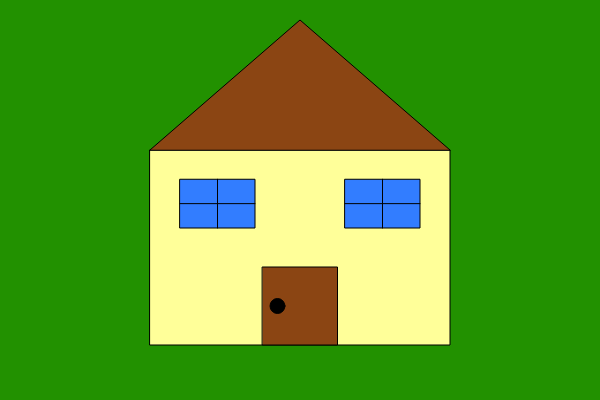
Frame 1 (no input)
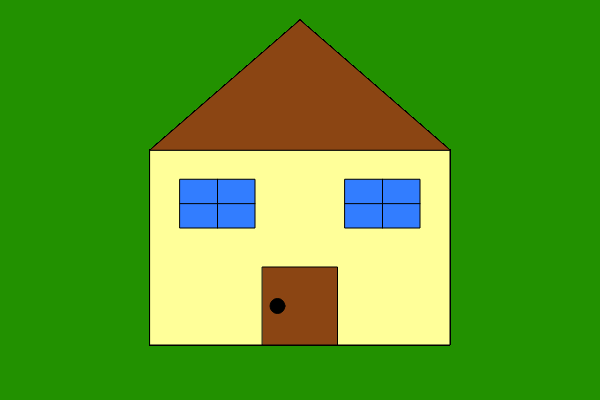
Frame 60 (no input)
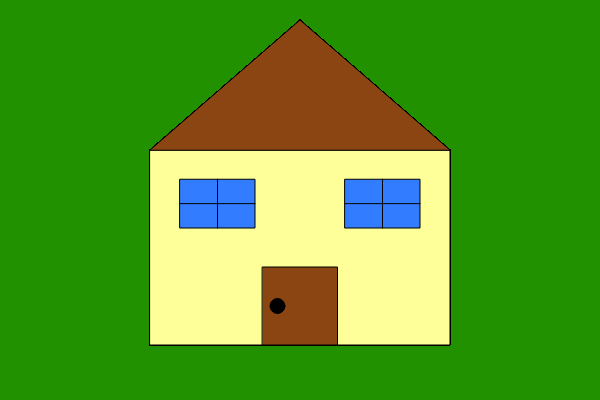
Frame 120 (the mouse pressed at the canvas centre since frame 60)

The p5.js sketch that drew these frames (run headless with seeded random() and noise() and a simulated clock; from frame 60 on, the mouse is pressed at the canvas centre):

// p5.js sketch
// ── sketch.js
/*
* CS 20
* Unit 1
* Assignment 1 Implemented
*
* Link to an easy color picker:
* https://www.w3schools.com/colors/colors_picker.asp
*/


/** Global Variables */

function setup() {
  createCanvas(600, 400);
  background(34, 145, 0);
}

function draw() {

  //at least 10 shapes
  //fill, stroke, strokeWeight
  //triangle, quad or point (Help... reference)
  houseX=150;
  houseY=20;
  houseWidth=300;
  houseHeight=325;
  const frontY = houseY + houseHeight * .4;
  const frontHeight = houseHeight * .6;

  // front
  fill(255, 255, 153);
  rect(houseX, frontY, houseWidth, frontHeight);

  // roof
  fill(139, 69, 19);
  triangle(houseX, frontY,
    houseX + houseWidth * .5, houseY,
    houseX + houseWidth, frontY);

  const windowWidth = houseWidth * .25;
  const windowHeight = frontHeight * .25;
  const windowY = frontY + frontHeight * .15;

  const leftWindowX = houseX + houseWidth * .1;
  const rightWindowX = (houseX + houseWidth) -
    (houseWidth * .1) - windowWidth;

  // windows 
  fill(50, 125, 255);
  rect(leftWindowX, windowY, windowWidth, windowHeight);
  line(leftWindowX, windowY + windowHeight * .5,
    leftWindowX + windowWidth, windowY + windowHeight * .5);
  line(leftWindowX + windowWidth * .5, windowY,
    leftWindowX + windowWidth * .5, windowY + windowHeight);
  rect(rightWindowX, windowY, windowWidth, windowHeight);
  line(rightWindowX, windowY + windowHeight * .5,
    rightWindowX + windowWidth, windowY + windowHeight * .5);
  line(rightWindowX + windowWidth * .5, windowY,
    rightWindowX + windowWidth * .5, windowY + windowHeight);

  const doorWidth = houseWidth * .25;
  const doorHeight = frontHeight * .4;
  const doorX = houseX + houseWidth * .5 - doorWidth * .5;
  const doorY = houseY + houseHeight - doorHeight;

  // door
  fill(139, 69, 19);
  rect(doorX, doorY, doorWidth, doorHeight);

  const doorknobX = doorX + doorWidth * .2;
  const doorknobY = doorY + doorHeight * .5;
  const doorknobSize = houseWidth * .05;

  // doorknob
  fill(0);
  circle(doorknobX, doorknobY, doorknobSize);
}
